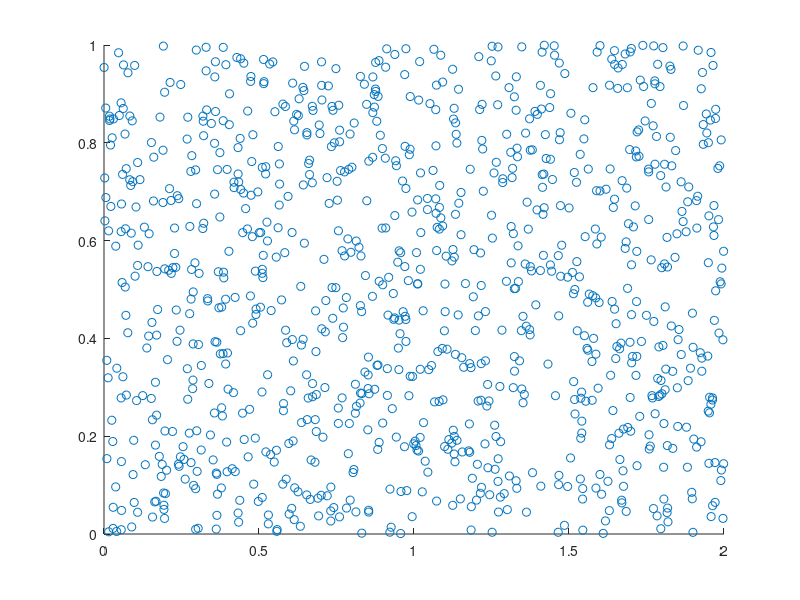
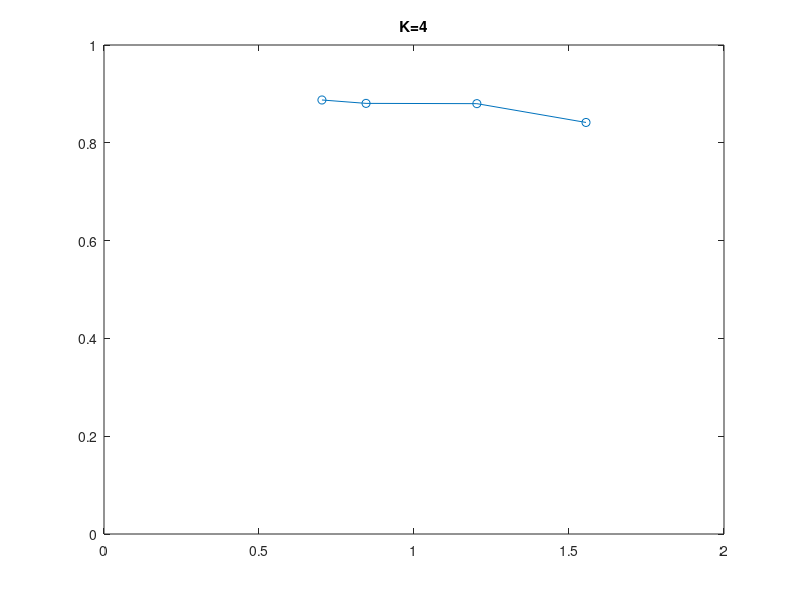
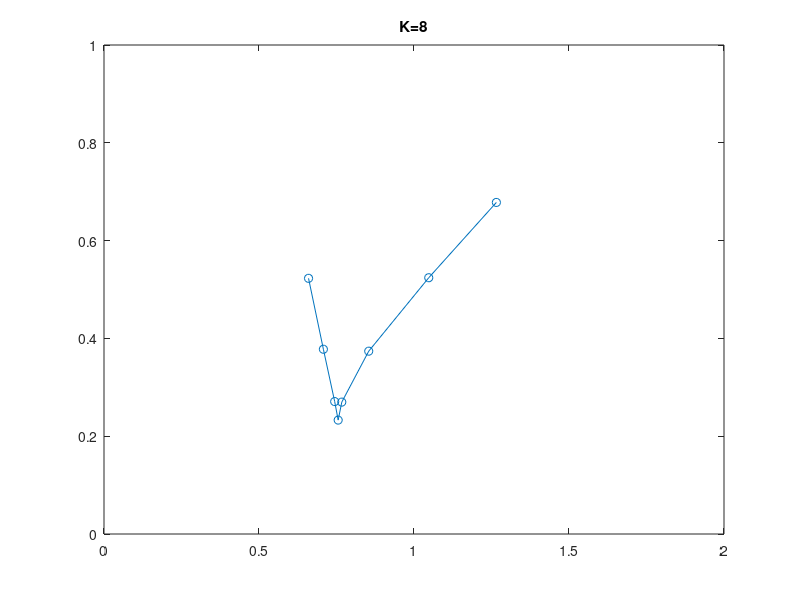
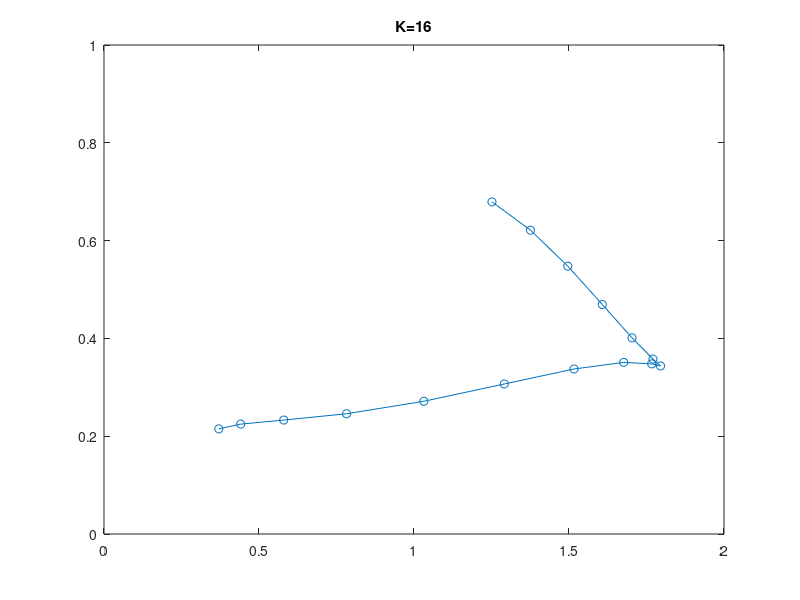

These charts were generated, in order, by the following MATLAB code:
% Machine Intelligence 2
% Exercise Sheet 11
% Task 11.2
%
% Jens Krenzin
% Till Rohrmann

close all;
clear all;
clc;

P=1000;
N=5000;

data = rand(P,2).*repmat([2,1],P,1);

neighbourhood =@(q,p,sigma) exp(-(q-p).^2/2/sigma^2);

ks=[4,8,16,32,64,128,256];

learningRate = 1;
redSigma = 0.99;
redLearningRate = 0.99;

meanData = mean(data);

centralData = data - repmat(meanData,P,1);
covMatrix = (centralData'*centralData)/P;
[PCS,var] = eigs(covMatrix);

distances = zeros(numel(ks),1);

figure();
scatter(data(:,1),data(:,2));

for j=1:numel(ks)
   
    k=ks(j);
    sigma = log2(k);
   prototypes = repmat(meanData,k,1)+(rand(k,2)-0.5)*sqrt(var)*PCS';
%    plotPrototypes(prototypes);
   axis([0,2,0,1]);
   
   elements = randi(P,N,1);
   
   for i=1:N
       datapoint = data(elements(i),:);
       diff =  repmat(datapoint,k,1)-prototypes;
       distance = sum(diff.^2,2);
       
       [~,idx] = min(distance);
       deltaPrototypes  = learningRate*repmat(neighbourhood((1:k)',idx,sigma),1,2).*diff;
       prototypes = prototypes+deltaPrototypes;
   end
   figure();
   plot(prototypes(:,1),prototypes(:,2),'o-');
   title(['K=',num2str(k)]);
   axis([0,2,0,1]);
   drawnow;
   
   sigma = redSigma*sigma;
   learningRate = redLearningRate*learningRate;
   
   sumDist = 0;
   for i=1:P
       datapoint = data(i,:);
       diff = repmat(datapoint,k,1)-prototypes;
       distance = sum(diff.^2,2);
       [~,idx]=min(distance);
       distance(idx) = inf;
       [~,idx2] = min(distance);
       sumDist = sumDist + abs(idx2-idx);
   end
   
   distances(j) = sumDist/P;
end

figure();
semilogx(ks,distances);
title('distances');




